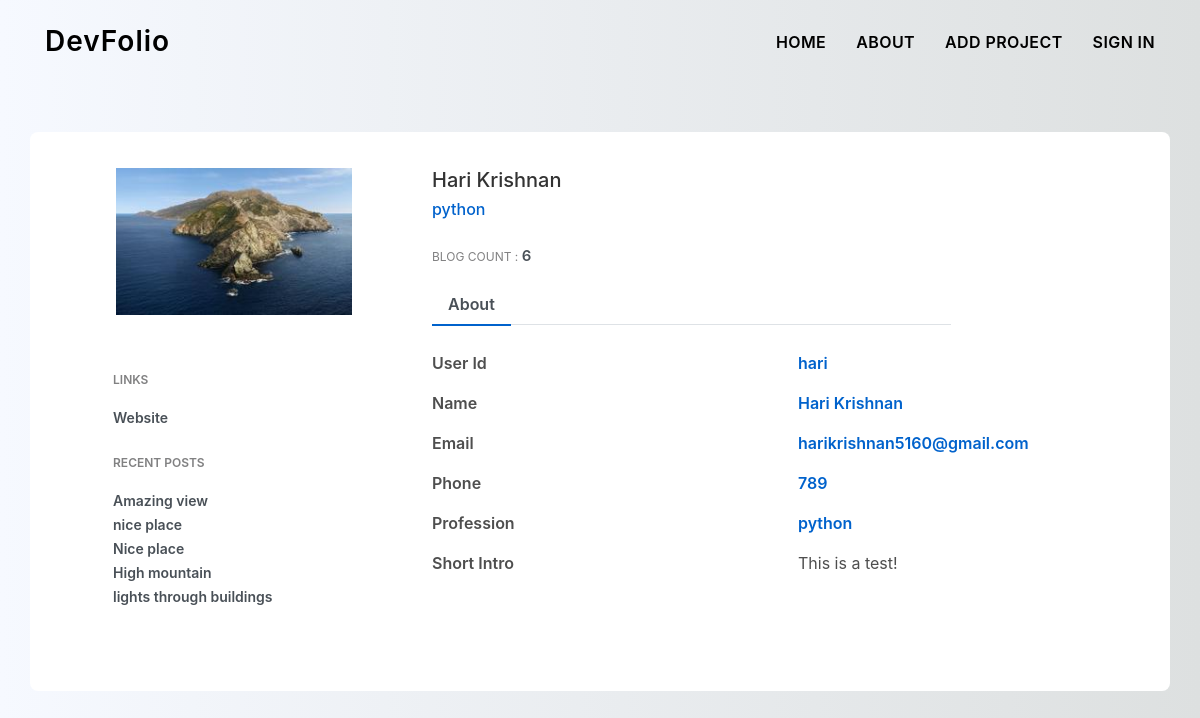
The page /users/profile/cfd0e302-9e9d-4560-9759-9942c355bc8c/ on the database its author committed.
### users/models.py (models this page shows, shortened)
class Profile(models.Model):
    user = models.OneToOneField(User, on_delete=models.CASCADE, null=True, blank=True)
    name = models.CharField(max_length=200, null=True, blank=True)
    username = models.CharField(max_length=200, null=True, blank=True)
    email = models.EmailField(max_length=400, null=True, blank=True)
    profile_image = ResizedImageField(size=[250, 250], blank=True, null=True, default='images/profile_img/default.jpg', upload_to='images/profile_img/')
    short_intro = models.CharField(max_length=600, null=True, blank=True)
    website_link = models.URLField(max_length=800, null=True, blank=True)
    phone = models.IntegerField(null=True, blank=True)
    profession = models.CharField(max_length=20, null=True, blank=True)
    created = models.DateTimeField(auto_now_add=True)
    id = models.UUIDField(default=uuid.uuid4, primary_key=True, editable=False, unique=True)

### blogs/models.py (models this page shows, shortened)
class Article(models.Model):
    owner = models.ForeignKey(Profile, on_delete=models.SET_NULL, blank=True, null=True)
    heading = models.CharField(max_length=200)
    discription = models.CharField(max_length=300, null=True, blank=True)
    category = models.CharField(max_length=100, null=True, blank=True)
    featured_image = ResizedImageField(size=[1200,720], null=True, blank=True, default='images/blog_img/no-photo.jpg', upload_to='images/blog_img/')
    text_field =  RichTextUploadingField(null=True, blank=True)
    tags = models.ManyToManyField('Tag', blank=True)
    comment_total = models.IntegerField(default=0, null=True, blank=True)
    created = models.DateTimeField(auto_now_add=True)
    id = models.UUIDField(default=uuid.uuid4,
                          primary_key=True, editable=False, unique=True)

### users/views.py (the view)
# urls.py: path('profile/<str:pk>/', views.profile, name='profile'),
def profile(request, pk):
    profile = Profile.objects.get(id=pk)
    count = profile.article_set.all()
    articles = profile.article_set.all().order_by('created')[:5]
    context = {'profile': profile, 'blog_count': len(count), 'articles': articles}
    return render(request, 'users/profile.html', context)

### users/templates/users/profile.html (shortened to what this page needs)
{% extends 'main.html' %}
{% load static %}
{% block content %}
<br>
<br>
<div class="container emp-profile">
            <form method="post">
                <div class="row">
                    <div class="col-md-4">
                        <div class="profile-img">
                            <img src="{{ profile.profile_image.url }}" alt="profile-image"/>
                        </div>
                    </div>
                    <div class="col-md-6">
                        <div class="profile-head">
                                    <h5>
                                        {{ profile.name }}
                                    </h5>
                                    <h6>
                                        {% if profile.profession is not None %}
                                        {{ profile.profession }}
                                        {% endif %}
                                    </h6>
                                    <p class="proile-rating">BLOG COUNT : <span>{{blog_count}}</span></p>
                            <ul class="nav nav-tabs" id="myTab" role="tablist">
                                <li class="nav-item">
                                    <a class="nav-link active" id="home-tab" data-toggle="tab" href="#home" role="tab" aria-controls="home" aria-selected="true">About</a>
                                </li>
                            </ul>
                        </div>
                    </div>
                </div>
                <div class="row">
                    <div class="col-md-4">
                        <div class="profile-work">
                            {% if profile.website_link is not None %}
                            <p>LINKS</p>
                            <a href="{{profile.website_link}}">Website</a><br/>
                            {% endif %}
                            {% if blog_count is not None %}
                            <p>RECENT POSTS</p>
                            {% for article in articles %}
                            <a href="{% url 'article' article.id %}">{{ article.heading }}</a><br/>
                            {% endfor %}
                            {% endif %}
                        </div>
                    </div>
                    <div class="col-md-8">
                        <div class="tab-content profile-tab" id="myTabContent">
                            <div class="tab-pane fade show active" id="home" role="tabpanel" aria-labelledby="home-tab">
                                        <div class="row">
                                            <div class="col-md-6">
                                                <label>User Id</label>
                                            </div>
                                            <div class="col-md-6">
                                                <p>{{ profile.username }}</p>
                                            </div>
                                        </div>
                                        <div class="row">
                                            <div class="col-md-6">
                                                <label>Name</label>
                                            </div>
                                            <div class="col-md-6">
                                                <p>{{ profile.name }}</p>
                                            </div>
                                        </div>
                                        <div class="row">
                                            <div class="col-md-6">
                                                <label>Email</label>
                                            </div>
                                            <div class="col-md-6">
                                                <p>{{ profile.email }}</p>
                                            </div>
                                        </div>
                                        <div class="row">
                                            <div class="col-md-6">
                                                <label>Phone</label>
                                            </div>
                                            <div class="col-md-6">
                                                <p>{{ profile.phone }}</p>
                                            </div>
                                        </div>
                                        <div class="row">
                                            <div class="col-md-6">
                                                <label>Profession</label>
                                            </div>
                                            <div class="col-md-6">
                                                <p>{{ profile.profession }}</p>
                                            </div>
                                        </div>
                                        <div class="row">
                                            <div class="col-md-6">
                                                <label>Short Intro</label>
                                            </div>
                                            <div class="col-md-6">
                                                {{ profile.short_intro }}
                                            </div>
                                        </div>
                            </div>
                        </div>
                    </div>
                </div>
            </form>
        </div>
        {% endblock %}

### static/styles/profile.css (style rules this page uses)
body { background: -webkit-linear-gradient(left, #f6f9ff, #dde0e0); }
.emp-profile { padding: 3%; margin-top: 3%; margin-bottom: 3%; border-radius: 0.5rem; background: #fff; }
.profile-img { text-align: center; }
.profile-img img { width: 70%; height: 100%; }
.profile-head h5 { color: #333; }
.profile-head h6 { color: #0062cc; }
.proile-rating { font-size: 12px; color: #818182; margin-top: 5%; }
.proile-rating span { color: #495057; font-size: 15px; font-weight: 600; }
.profile-head .nav-tabs { margin-bottom:5%; }
.profile-head .nav-tabs .nav-link { font-weight:600; border: none; }
.profile-head .nav-tabs .nav-link.active { border: none; border-bottom:2px solid #0062cc; }
.profile-work { padding: 14%; margin-top: -15%; }
.profile-work p { font-size: 12px; color: #818182; font-weight: 600; margin-top: 10%; }
.profile-work a { text-decoration: none; color: #495057; font-weight: 600; font-size: 14px; }
.profile-tab label { font-weight: 600; }
.profile-tab p { font-weight: 600; color: #0062cc; }

### static/styles/style.css (style rules this page uses)
body { background-color: #f6f9ff; color: #4e4e4e; }
h1, h2, h3, h4, h5, h6 { color: #1e1e1e; }
a { color: #1e1e1e; text-decoration: none; transition: all 0.5s ease-in-out; }

### rows shown on the page
Profile: profile_image (picture), name "Hari Krishnan", profession "python", username "hari", email "harikrishnan5160@gmail.com", phone "789", short_intro "This is a test!"
Article: heading "Amazing view"
Article: heading "nice place"
Article: heading "Nice place"
Article: heading "High mountain"
Article: heading "lights through buildings"

### other values the page prints
{{ blog_count }} "6"
